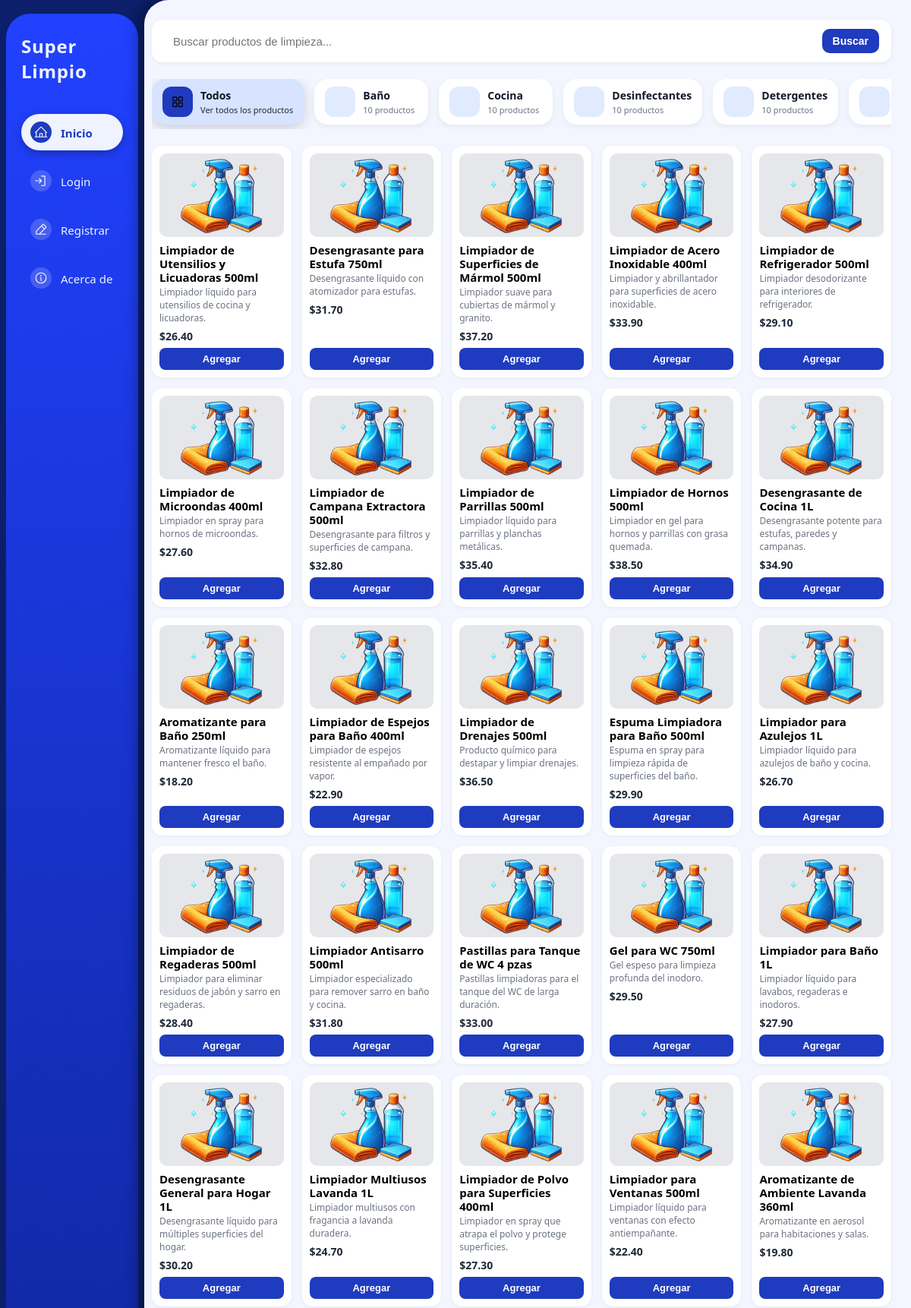
The page / (upper part) on the database its author committed.
### tables this page shows
CREATE TABLE `categoria` (
  `idCategoria` int(11) NOT NULL,
  `Nombre` varchar(100) NOT NULL,
  `Descripcion` text DEFAULT NULL
);

CREATE TABLE `producto` (
  `idProducto` int(11) NOT NULL,
  `Nombre` varchar(150) NOT NULL,
  `Descripcion` text DEFAULT NULL,
  `Precio` decimal(10,2) NOT NULL,
  `Stock` int(11) NOT NULL DEFAULT 0,
  `idCategoria` int(11) NOT NULL
);

### index.php (the view, shortened to what this page needs)
<?php
require_once 'includes/functions.php';
$catId  = isset($_GET['cat']) ? intval($_GET['cat']) : 0;
$search = trim($_GET['q'] ?? '');
$sqlCats = "SELECT c.idCategoria, c.Nombre,
                   COUNT(p.idProducto) AS totalProductos
            FROM categoria c
            LEFT JOIN producto p ON p.idCategoria = c.idCategoria
            GROUP BY c.idCategoria, c.Nombre
            ORDER BY c.Nombre";
$resCats = $conn->query($sqlCats);
$categorias = $resCats ? $resCats->fetch_all(MYSQLI_ASSOC) : [];
$sqlProd = "SELECT p.idProducto,
                   p.Nombre,
                   p.Descripcion,
                   p.Precio,
                   p.idCategoria,          -- 👈 añadimos el idCategoria del producto
                   c.Nombre AS Categoria
            FROM producto p
            INNER JOIN categoria c ON c.idCategoria = p.idCategoria
            WHERE 1=1";
$sqlProd .= " ORDER BY p.idProducto DESC";
$stmtProd = $conn->prepare($sqlProd);
$stmtProd->execute();
$resProd    = $stmtProd->get_result();
$productos  = $resProd ? $resProd->fetch_all(MYSQLI_ASSOC) : [];
?>
<!DOCTYPE html>
<html lang="es">
<head>
</head>
<body>
  <aside class="sidebar">
    <div class="sidebar-card">
      <div class="logo">
        <span>Super</span>
        <span>Limpio</span>
      </div>
      <nav class="side-menu">
        <a href="index.php" class="side-item side-item--active">
          <div class="side-item-icon">
          </div>
          <span class="side-item-label">Inicio</span>
        </a>
        <a href="modules/login.php" class="side-item">
          <div class="side-item-icon">
          </div>
          <span class="side-item-label">Login</span>
        </a>
        <a href="modules/registro.php" class="side-item">
          <div class="side-item-icon">
          </div>
          <span class="side-item-label">Registrar</span>
        </a>
        <a href="about.php" class="side-item">
          <div class="side-item-icon">
          </div>
          <span class="side-item-label">Acerca de</span>
        </a>
      </nav>
    </div>
  </aside>
  <main class="content">
    <form class="search-bar" method="get" action="index.php">
      <input
        type="text"
        name="q"
        placeholder="Buscar productos de limpieza..."
        value="<?php echo htmlspecialchars($search); ?>"
      >
      <button type="submit">Buscar</button>
    </form>
    <div class="categories">
      <a href="index.php"
         class="category-card <?php echo ($catId === 0) ? 'category-card--active' : ''; ?>">
        <div class="category-icon">
        </div>
        <div class="category-text">
          <div class="category-title">Todos</div>
          <div class="category-count">Ver todos los productos</div>
        </div>
      </a>
      <?php foreach ($categorias as $cat): ?>
  <a href="index.php?cat=<?php echo $cat['idCategoria']; ?><?php echo $search !== '' ? '&q='.urlencode($search) : ''; ?>"
     class="category-card <?php echo ($catId === (int)$cat['idCategoria']) ? 'category-card--active' : ''; ?>">
    <div class="category-icon">
    </div>
    <div class="category-text">
      <div class="category-title">
        <?php echo htmlspecialchars($cat['Nombre']); ?>
      </div>
      <div class="category-count">
        <?php echo (int)$cat['totalProductos']; ?> productos
      </div>
    </div>
  </a>
<?php endforeach; ?>
    </div>
    <div class="products-grid">
      <?php foreach ($productos as $p): ?>
        <div class="product-card">
          <img src="assets/img/clean-products.png" alt="Imagen producto">
          <h3><?php echo htmlspecialchars($p['Nombre']); ?></h3>
          <p><?php echo htmlspecialchars($p['Descripcion']); ?></p>
          <div class="price">$<?php echo number_format($p['Precio'], 2); ?></div>
          <button class="add-btn">Agregar</button>
        </div>
      <?php endforeach; ?>
    </div>
  </main>
</body>
</html>

### index.php (style rules this page uses)
* { margin: 0; padding: 0; box-sizing: border-box; }
body { display: flex; height: 100vh; background: #0b1f6b; font-family: system-ui, -apple-system, BlinkMacSystemFont, "Segoe UI", Arial, sans-serif; }
.sidebar { width: 190px; padding: 18px 8px; display: flex; align-items: center; justify-content: center; }
.sidebar-card { width: 100%; height: 100%; border-radius: 32px; padding: 26px 20px; background: linear-gradient(180deg, #2141ff, #04145a); color: #eef3ff; display: flex; flex-direction: column; }
.logo { font-size: 24px; font-weight: 900; letter-spacing: 0.8px; margin-bottom: 32px; }
.logo span { display: block; }
.side-menu { display: flex; flex-direction: column; gap: 16px; margin-top: 8px; }
.side-item { display: flex; align-items: center; gap: 12px; padding: 10px 12px; border-radius: 999px; text-decoration: none; color: inherit; font-size: 15px; font-weight: 500; cursor: pointer; transition: background 0.18s ease, transform 0.12s ease; }
.side-item--active { background: #eef3ff; color: #1f3bbf; font-weight: 600; box-shadow: 0 4px 12px rgba(0,0,0,0.28); }
.side-item-icon { width: 28px; height: 28px; border-radius: 999px; display: flex; align-items: center; justify-content: center; background: rgba(255,255,255,0.18); }
.side-item--active .side-item-icon { background: #1f3bbf; color: #ffffff; }
.side-item-icon svg { width: 18px; height: 18px; }
.side-item-label { margin-top: 2px; }
.content { flex: 1; padding: 26px 26px 26px 10px; background: #f3f5ff; border-top-left-radius: 32px; border-bottom-left-radius: 32px; box-shadow: -8px 0 18px rgba(0,0,0,0.35); overflow-y: auto; }
.search-bar { background: white; padding: 12px 16px; border-radius: 14px; display: flex; align-items: center; gap: 12px; margin-bottom: 22px; box-shadow: 0 2px 6px rgba(0,0,0,0.05); }
.search-bar input { border: none; outline: none; flex: 1; font-size: 15px; background: transparent; }
.search-bar button { border: none; background: #1f3bbf; color: #fff; padding: 8px 14px; border-radius: 10px; font-size: 14px; font-weight: 600; cursor: pointer; }
.categories { display: flex; gap: 14px; margin-bottom: 22px; overflow-x: auto; padding-bottom: 6px; }
.category-card { border: none; background: #ffffff; border-radius: 18px; padding: 10px 14px; display: flex; align-items: center; gap: 10px; min-width: 150px; cursor: pointer; box-shadow: 0 3px 10px rgba(15, 23, 42, 0.06); transition: transform 0.14s ease, box-shadow 0.14s ease, background 0.14s ease; text-decoration: none; color: inherit; flex-shrink: 0; }
.category-card--active { background: #d7e3ff; box-shadow: 0 5px 18px rgba(15, 23, 42, 0.18); }
.category-icon { width: 40px; height: 40px; border-radius: 12px; display: flex; align-items: center; justify-content: center; background: #e0ebff; color: #1f3bbf; flex-shrink: 0; }
.category-card--active .category-icon { background: #1f3bbf; color: #ffffff; }
.category-icon svg { width: 20px; height: 20px; }
.category-text { display: flex; flex-direction: column; align-items: flex-start; }
.category-title { font-size: 14px; font-weight: 700; color: #111827; margin-bottom: 2px; }
.category-card--active .category-title { color: #111827; }
.category-count { font-size: 11px; font-weight: 500; color: #6b7280; }
.category-card--active .category-count { color: #1f2937; }
.products-grid { display: grid; grid-template-columns: repeat(auto-fill, minmax(180px, 1fr)); gap: 14px; }
.product-card { background: white; padding: 10px; border-radius: 14px; box-shadow: 0 1px 4px rgba(0,0,0,0.06); display: flex; flex-direction: column; }
.product-card img { width: 100%; height: 110px; object-fit: contain; border-radius: 10px; background: #e5e7eb; }
.product-card h3 { margin: 8px 0 2px; font-size: 15px; line-height: 1.2; }
.product-card p { font-size: 12px; color: #6b7280; margin-bottom: 6px; min-height: 28px; }
.price { font-size: 14px; font-weight: 700; color: #1f2937; margin-bottom: 6px; }
.add-btn { width: 100%; padding: 7px; background: #1f3bbf; color: white; border: none; border-radius: 8px; cursor: pointer; font-size: 13px; font-weight: 600; margin-top: auto; }
@media (min-width: 1200px) { .products-grid { grid-template-columns: repeat(auto-fill, minmax(160px, 1fr)); } }

### rows shown on the page
categoria: Nombre "Baño", totalProductos "10"
categoria: Nombre "Cocina", totalProductos "10"
categoria: Nombre "Desinfectantes", totalProductos "10"
categoria: Nombre "Detergentes", totalProductos "10"
producto: Nombre "Limpiador de Utensilios y Licuadoras 500ml", Descripcion "Limpiador líquido para utensilios de cocina y licuadoras.", Precio "26.40"
producto: Nombre "Desengrasante para Estufa 750ml", Descripcion "Desengrasante líquido con atomizador para estufas.", Precio "31.70"
producto: Nombre "Limpiador de Superficies de Mármol 500ml", Descripcion "Limpiador suave para cubiertas de mármol y granito.", Precio "37.20"
producto: Nombre "Limpiador de Acero Inoxidable 400ml", Descripcion "Limpiador y abrillantador para superficies de acero inoxidable.", Precio "33.90"
producto: Nombre "Limpiador de Refrigerador 500ml", Descripcion "Limpiador desodorizante para interiores de refrigerador.", Precio "29.10"
producto: Nombre "Limpiador de Microondas 400ml", Descripcion "Limpiador en spray para hornos de microondas.", Precio "27.60"
producto: Nombre "Limpiador de Campana Extractora 500ml", Descripcion "Desengrasante para filtros y superficies de campana.", Precio "32.80"
producto: Nombre "Limpiador de Parrillas 500ml", Descripcion "Limpiador líquido para parrillas y planchas metálicas.", Precio "35.40"
producto: Nombre "Limpiador de Hornos 500ml", Descripcion "Limpiador en gel para hornos y parrillas con grasa quemada.", Precio "38.50"
producto: Nombre "Desengrasante de Cocina 1L", Descripcion "Desengrasante potente para estufas, paredes y campanas.", Precio "34.90"
producto: Nombre "Aromatizante para Baño 250ml", Descripcion "Aromatizante líquido para mantener fresco el baño.", Precio "18.20"
producto: Nombre "Limpiador de Espejos para Baño 400ml", Descripcion "Limpiador de espejos resistente al empañado por vapor.", Precio "22.90"
producto: Nombre "Limpiador de Drenajes 500ml", Descripcion "Producto químico para destapar y limpiar drenajes.", Precio "36.50"
producto: Nombre "Espuma Limpiadora para Baño 500ml", Descripcion "Espuma en spray para limpieza rápida de superficies del baño.", Precio "29.90"
producto: Nombre "Limpiador para Azulejos 1L", Descripcion "Limpiador líquido para azulejos de baño y cocina.", Precio "26.70"
producto: Nombre "Limpiador de Regaderas 500ml", Descripcion "Limpiador para eliminar residuos de jabón y sarro en regaderas.", Precio "28.40"
producto: Nombre "Limpiador Antisarro 500ml", Descripcion "Limpiador especializado para remover sarro en baño y cocina.", Precio "31.80"
producto: Nombre "Pastillas para Tanque de WC 4 pzas", Descripcion "Pastillas limpiadoras para el tanque del WC de larga duración.", Precio "33.00"
producto: Nombre "Gel para WC 750ml", Descripcion "Gel espeso para limpieza profunda del inodoro.", Precio "29.50"
producto: Nombre "Limpiador para Baño 1L", Descripcion "Limpiador líquido para lavabos, regaderas e inodoros.", Precio "27.90"
producto: Nombre "Desengrasante General para Hogar 1L", Descripcion "Desengrasante líquido para múltiples superficies del hogar.", Precio "30.20"
producto: Nombre "Limpiador Multiusos Lavanda 1L", Descripcion "Limpiador multiusos con fragancia a lavanda duradera.", Precio "24.70"
producto: Nombre "Limpiador de Polvo para Superficies 400ml", Descripcion "Limpiador en spray que atrapa el polvo y protege superficies.", Precio "27.30"
producto: Nombre "Limpiador para Ventanas 500ml", Descripcion "Limpiador líquido para ventanas con efecto antiempañante.", Precio "22.40"
producto: Nombre "Aromatizante de Ambiente Lavanda 360ml", Descripcion "Aromatizante en aerosol para habitaciones y salas.", Precio "19.80"
